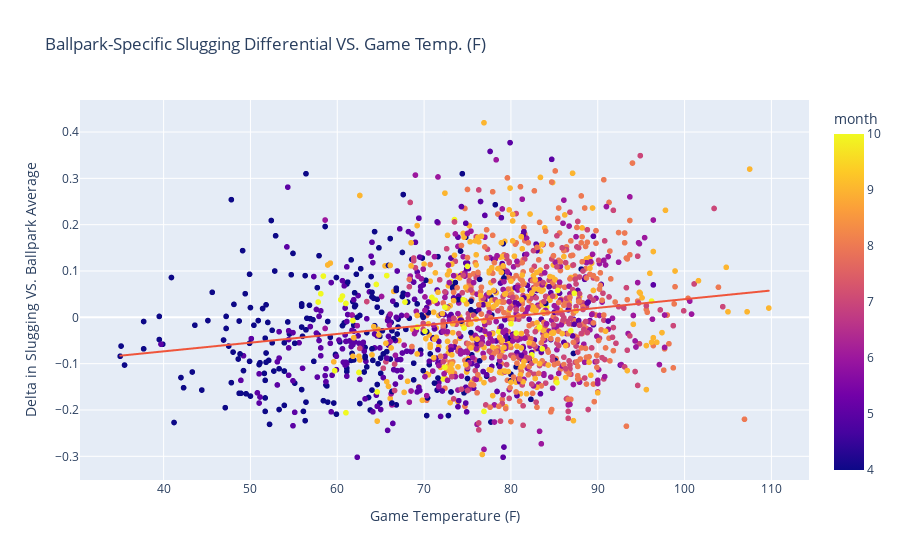

This figure's notebook cell:
### Code cell
fig = px.scatter(wai, 
                 x='max_temp_f', 
                 y='diff_slg', 
                 color='month', 
                 labels={"max_temp_f": "Game Temperature (F)", 
                         "diff_slg": "Delta in Slugging VS. Ballpark Average"},
                 hover_data=['v_full_name', 'h_full_name', 'date', 'gs_slg', 'bl_slg'], 
                # marginal_y='histogram', marginal_x='histogram',
                 trendline="ols", 
                 title="Ballpark-Specific Slugging Differential VS. Game Temp. (F)"
                 )
fig.show()

### Figure 1 — Plotly figure (JSON) as saved in the notebook; plotly's stock layout.template omitted (floating-point values rounded to 4 significant figures; data arrays with more than 128 entries replaced by an {"elided": "..."} marker saying what was removed)
{"data": [{"customdata": {"elided": "1627x5 mixed values"}, "hovertemplate": "Game Temperature (F)=%{x}<br>Delta in Slugging VS. Ballpark Average=%{y}<br>v_full_name=%{customdata[0]}<br>h_full_name=%{customdata[1]}<br>date=%{customdata[2]}<br>gs_slg=%{customdata[3]}<br>bl_slg=%{customdata[4]}<br>month=%{marker.color}<extra></extra>", "legendgroup": "", "marker": {"color": {"elided": "1627 int values"}, "coloraxis": "coloraxis", "symbol": "circle"}, "mode": "markers", "name": "", "showlegend": false, "type": "scattergl", "x": {"elided": "1627 float values"}, "xaxis": "x", "y": {"elided": "1627 float values"}, "yaxis": "y"}, {"hovertemplate": "<b>OLS trendline</b><br>diff_slg = 0.0018774 * max_temp_f + -0.148523<br>R<sup>2</sup>=0.036828<br><br>Game Temperature (F)=%{x}<br>Delta in Slugging VS. Ballpark Average=%{y} <b>(trend)</b><extra></extra>", "legendgroup": "", "marker": {"symbol": "circle"}, "mode": "lines", "name": "", "showlegend": false, "type": "scattergl", "x": {"elided": "1627 float values"}, "xaxis": "x", "y": {"elided": "1627 float values"}, "yaxis": "y"}], "layout": {"coloraxis": {"colorbar": {"title": {"text": "month"}}, "colorscale": [[0, "#0d0887"], [0.1111, "#46039f"], [0.2222, "#7201a8"], [0.3333, "#9c179e"], [0.4444, "#bd3786"], [0.5556, "#d8576b"], [0.6667, "#ed7953"], [0.7778, "#fb9f3a"], [0.8889, "#fdca26"], [1, "#f0f921"]]}, "legend": {"tracegroupgap": 0}, "title": {"text": "Ballpark-Specific Slugging Differential VS. Game Temp. (F)"}, "xaxis": {"anchor": "y", "domain": [0, 1], "title": {"text": "Game Temperature (F)"}}, "yaxis": {"anchor": "x", "domain": [0, 1], "title": {"text": "Delta in Slugging VS. Ballpark Average"}}}}
